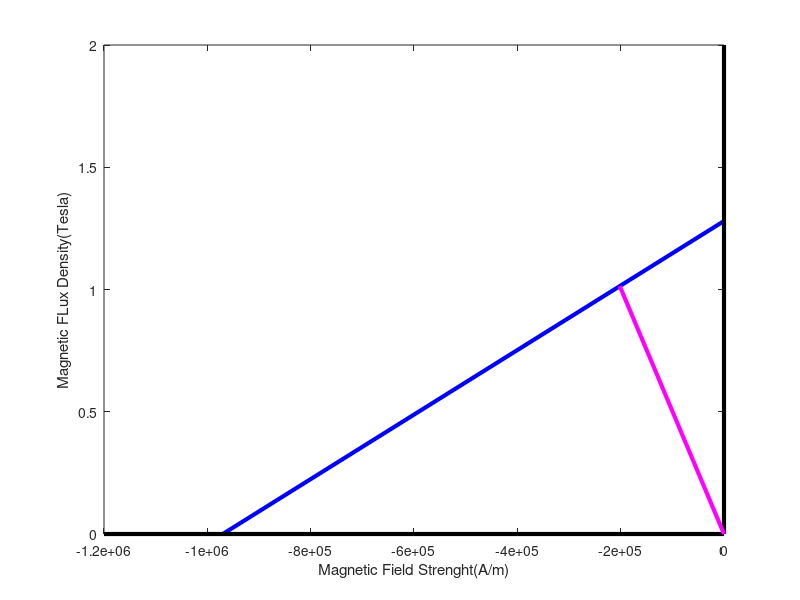

Reproduce this figure in MATLAB. (Note: this script raises an error after producing the figure.)
figure();
mu_0=4*pi*1e-7;
mu_r= mu_0*1.05;
B_r= 1.28; % tesle
x=[-B_r/mu_r 0 ];
y=[0 B_r];

plot(x,y,'b','LineWidth',3)
hold on;
plot([0 0], [0,2],'k','LineWidth',3)
hold on; 
plot([-12e+05 0], [0,0],'k','LineWidth',3)
xlabel('Magnetic Field Strenght(A/m)');
ylabel('Magnetic FLux Density(Tesla)');

plot([0,-B_r/mu_r+1.0138/mu_r], [0 , 1.0138],'m','LineWidth',3)

%%
B=Q1v2.B_normal;
l=length(B);
theta= linspace(0,360,l);
figure();
plot(theta,B,'LineWidth',3)
xlim([0 360])
max(B)
ylabel('Flux Density (Tesla)');
xlabel('Electical Angle(Degree)');
set(gca,'FontSize',20)